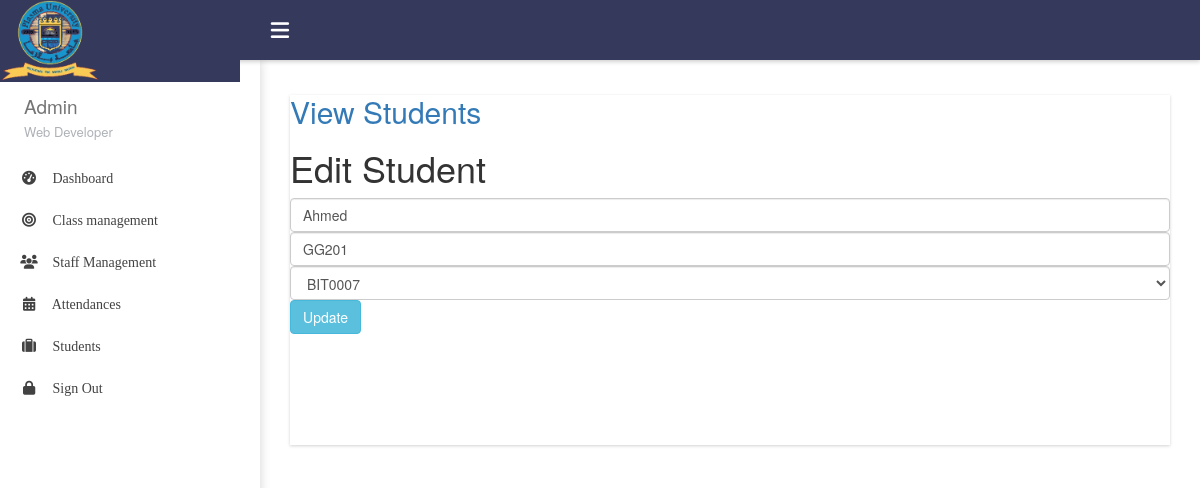
The app's page /admin/editStudent.php?sId=4 (signed in) with its own data.
### tables this page shows
CREATE TABLE `students` (
  `id` int(11) NOT NULL,
  `SID` varchar(20) NOT NULL,
  `name` varchar(30) NOT NULL,
  `class` varchar(10) NOT NULL,
  `status` int(11) NOT NULL DEFAULT 0
);

### admin/editStudent.php (the view, shortened to what this page needs)
<?php include 'includes/top.php';
include 'includes/sidebar.php'; ?>
<section id="main-content">
    <section class="wrapper main-wrapper row">
        <div class="col-md-12">
            <section class="box">
                <h2> <a href="viewStudent.php">View Students</a></h2>
                <div class="card">
                    <div class="card-header">
                        <h1>Edit Student</h1>
                    </div>
                    <div class="card-body">
                        <?php
                        include 'includes/connection.php';
                        if (isset($_GET['sId'])) {
                            $sId = $_GET['sId'];
                            $sql = "SELECT * FROM students WHERE id='$sId'";
                            $q = mysqli_query($conn, $sql);
                            $r = mysqli_fetch_assoc($q);
                        }
                        ?>
                        <form method="post" action="backend/student.php">
                            <input type="text" class="form-control" placeholder="Student  name" name="sname" value="<?php echo  $r['name']; ?>">
                            <input type="text" class="form-control" placeholder="Student ID" name="SID" value="<?php echo  $r['SID']; ?>">
                            <select class="form-control" name="class" required>
                                <option selected>
                                    <?php echo  $r['class']; ?>
                                </option>
                            </select>
                            <button class="btn btn-info" name="btnUpdate">Update </button>
                        </form>
                    </div>
                </div>
            </section>
        </div>
    </section>
</section>

### admin/css/dashboard.css (style rules this page uses)
.page-topbar, .logo-area, .logo-area, #main-content, .logo-icon, .wraplist, .page-sidebar, .profile-info, .profile-image, .profile-details, .menu-title, .profile-image a img { -webkit-transition: 600ms; -moz-transition: 600ms; -o-transition: 600ms; transition: 600ms; }
#main-content { margin-left: 260px; display: block; }
.main-wrapper { margin-top: 60px; display: inline-block; width: 100%; padding: 15px 15px 0 15px; margin-left: 0px; margin-right: 0px; }
section.box { background-color: #ffffff; margin: 15px 0; min-height: 350px; box-shadow: 0 1px 3px rgba(33, 33, 33, .2); -webkit-box-shadow: 0 1px 3px rgba(33, 33, 33, .2); -moz-box-shadow: 0 1px 3px rgba(33, 33, 33, .2); -o-box-shadow: 0 1px 3px rgba(33, 33, 33, .2); -ms-box-shadow: 0 1px 3px rgba(33, 33, 33, .2); }

### records on screen
students: sname "Ahmed", SID "GG201", class "BIT0007"

### other values on screen
$_SESSION['userName'] "Admin"
